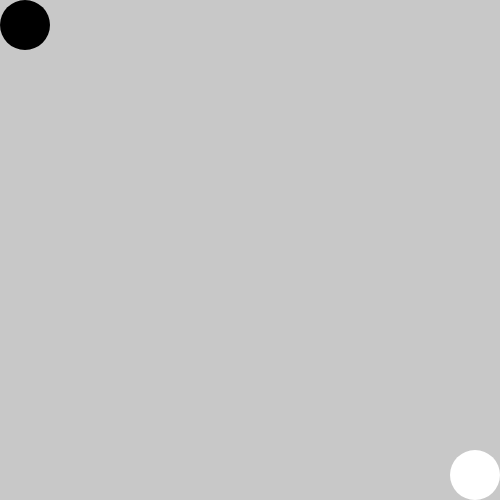
Frame 1 (no input)
Frame 60 (no input): identical to frame 1, image omitted
Frame 120 (the mouse pressed at the canvas centre since frame 60): identical to frame 1, image omitted

The p5.js sketch that drew this single still picture (run headless with seeded random() and noise() and a simulated clock; from frame 60 on, the mouse is pressed at the canvas centre):

// p5.js sketch
// ── sketch.js

function setup() {
  createCanvas(500, 500);
  noStroke()

}


function draw() {
  background(200);
  fill(0)
  ellipse(25,25,50)

  push()
  fill(255)
  translate(width-50, height-50)
  ellipse(25,25,50)
  pop()
 

}


function setup() {
  createCanvas(500, 500);
  noStroke()

}
